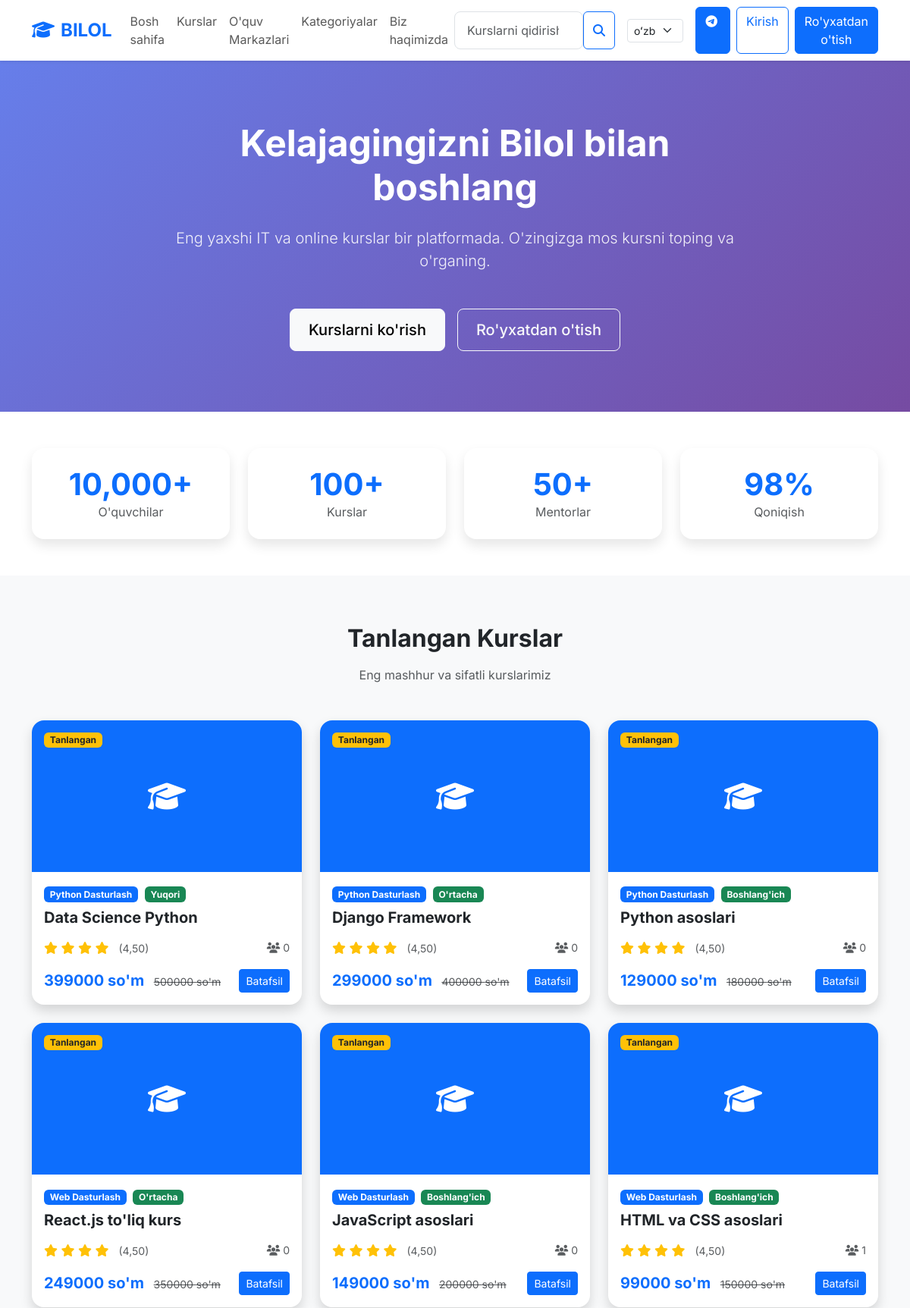
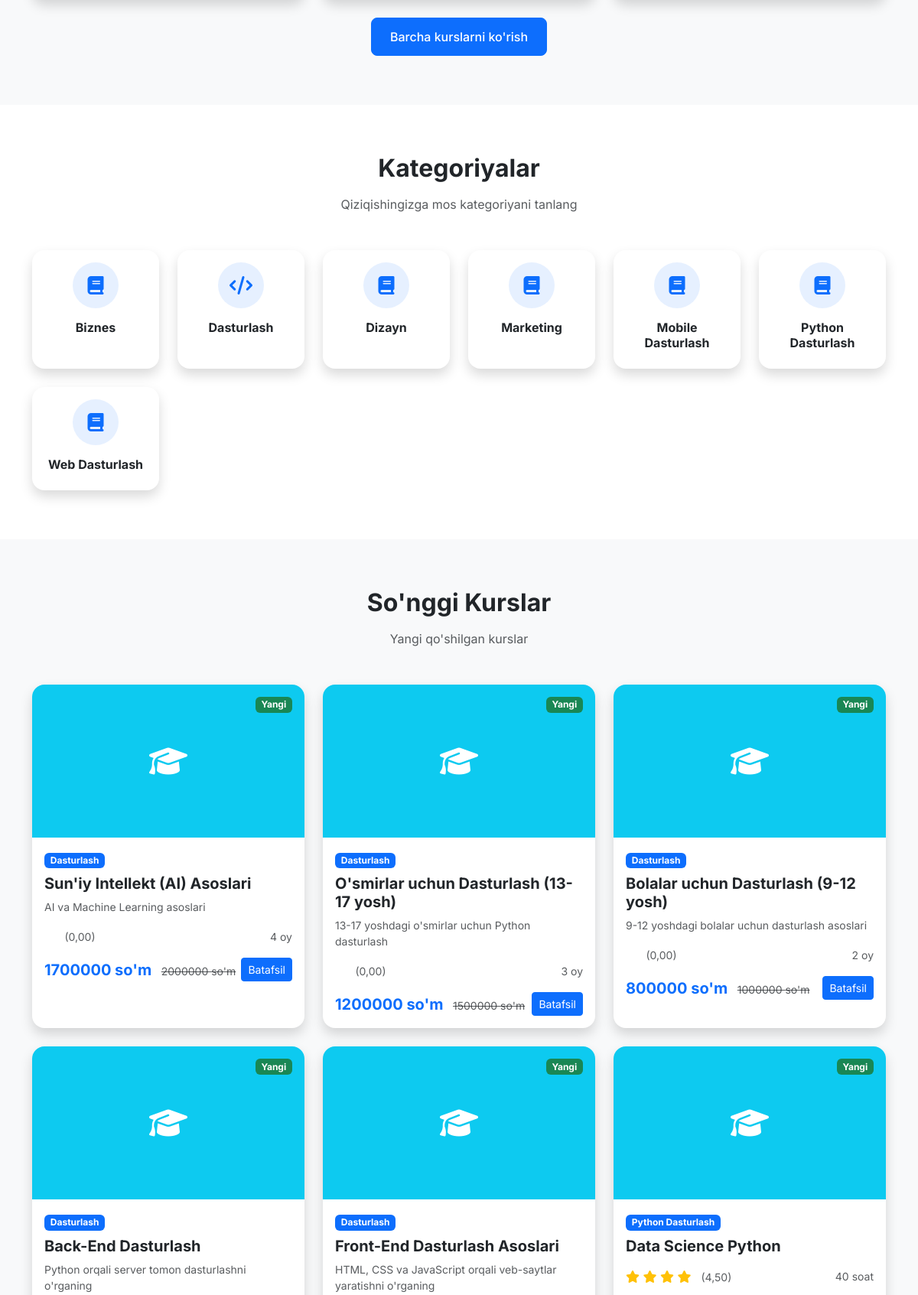
The page / (upper part) on the database its author committed (2 pictures, top to bottom).
### apps/courses/models.py (models this page shows, shortened)
class Course(models.Model):
    LEVEL_CHOICES = [
        ('beginner', 'Boshlang\'ich'),
        ('intermediate', 'O\'rtacha'),
        ('advanced', 'Yuqori'),
    ]
    title = models.CharField(max_length=300)
    slug = models.SlugField(unique=True)
    description = models.TextField()
    short_description = models.CharField(max_length=500)
    thumbnail = models.ImageField(upload_to='courses/thumbnails/')
    video_preview = models.FileField(upload_to='courses/previews/', blank=True, null=True)
    category = models.ForeignKey(Category, on_delete=models.CASCADE, related_name='courses')
    mentor = models.ForeignKey(settings.AUTH_USER_MODEL, on_delete=models.CASCADE, related_name='courses')
    price = models.DecimalField(max_digits=10, decimal_places=2)
    discount_price = models.DecimalField(max_digits=10, decimal_places=2, blank=True, null=True)
    level = models.CharField(max_length=20, choices=LEVEL_CHOICES, default='beginner')
    duration = models.CharField(max_length=100)  # e.g., "4 weeks", "2 months"
    total_hours = models.PositiveIntegerField(default=0)
    language = models.CharField(max_length=50, default='Uzbek')
    is_published = models.BooleanField(default=True)
    is_featured = models.BooleanField(default=False)
    students_count = models.PositiveIntegerField(default=0)
    rating = models.DecimalField(max_digits=3, decimal_places=2, default=0.00)
    reviews_count = models.PositiveIntegerField(default=0)
    created_at = models.DateTimeField(auto_now_add=True)
    updated_at = models.DateTimeField(auto_now=True)
    class Meta:
        verbose_name = 'Course'
        verbose_name_plural = 'Courses'
        ordering = ['-created_at']

class Category(models.Model):
    name = models.CharField(max_length=200)
    slug = models.SlugField(unique=True)
    description = models.TextField(blank=True, null=True)
    icon = models.CharField(max_length=100, blank=True, null=True)
    created_at = models.DateTimeField(auto_now_add=True)
    class Meta:
        verbose_name = 'Category'
        verbose_name_plural = 'Categories'
        ordering = ['name']

### apps/courses/views.py (the view)
# urls.py: path('', views.home_view, name='home'),
def home_view(request):
    featured_courses = Course.objects.filter(is_published=True, is_featured=True)[:6]
    latest_courses = Course.objects.filter(is_published=True).order_by('-created_at')[:6]
    categories = Category.objects.all()
    context = {
        'featured_courses': featured_courses,
        'latest_courses': latest_courses,
        'categories': categories,
    }
    return render(request, 'home.html', context)

### templates/home.html (shortened to what this page needs)
{% extends 'base.html' %}
{% load i18n %}
{% block content %}
<section class="hero-section">
    <div class="container">
        <div class="row justify-content-center text-center">
            <div class="col-lg-8">
                <h1 class="display-4 fw-bold mb-4">{% trans "Kelajagingizni Bilol bilan boshlang" %}</h1>
                <p class="lead mb-5">{% trans "Eng yaxshi IT va online kurslar bir platformada. O'zingizga mos kursni toping va o'rganing." %}</p>
                <div class="d-flex gap-3 justify-content-center flex-wrap">
                    <a href="{% url 'courses:list' %}" class="btn btn-light btn-lg btn-custom">{% trans "Kurslarni ko'rish" %}</a>
                    <a href="{% url 'accounts:register' %}" class="btn btn-outline-light btn-lg btn-custom">{% trans "Ro'yxatdan o'tish" %}</a>
                </div>
            </div>
        </div>
    </div>
</section>
<section class="py-5 bg-white">
    <div class="container">
        <div class="row g-4 text-center">
            <div class="col-6 col-md-3">
                <div class="stats-card">
                    <div class="display-6 fw-bold text-primary">10,000+</div>
                    <div class="text-muted">{% trans "O'quvchilar" %}</div>
                </div>
            </div>
            <div class="col-6 col-md-3">
                <div class="stats-card">
                    <div class="display-6 fw-bold text-primary">100+</div>
                    <div class="text-muted">{% trans "Kurslar" %}</div>
                </div>
            </div>
            <div class="col-6 col-md-3">
                <div class="stats-card">
                    <div class="display-6 fw-bold text-primary">50+</div>
                    <div class="text-muted">{% trans "Mentorlar" %}</div>
                </div>
            </div>
            <div class="col-6 col-md-3">
                <div class="stats-card">
                    <div class="display-6 fw-bold text-primary">98%</div>
                    <div class="text-muted">{% trans "Qoniqish" %}</div>
                </div>
            </div>
        </div>
    </div>
</section>
<section class="section-padding bg-light">
    <div class="container">
        <div class="text-center mb-5">
            <h2 class="fw-bold mb-3">{% trans "Tanlangan Kurslar" %}</h2>
            <p class="text-muted">{% trans "Eng mashhur va sifatli kurslarimiz" %}</p>
        </div>
        <div class="row g-4">
            {% for course in featured_courses %}
            <div class="col-md-6 col-lg-4">
                <div class="card card-custom h-100">
                    <div class="position-relative">
                        {% if course.thumbnail %}
                        <img src="{{ course.thumbnail.url }}" alt="{{ course.title }}" class="card-img-top course-card-img">
                        {% else %}
                        <div class="card-img-top course-card-img bg-primary d-flex align-items-center justify-content-center">
                            <i class="fas fa-graduation-cap text-white fs-1"></i>
                        </div>
                        {% endif %}
                        {% if course.is_featured %}
                        <span class="position-absolute top-0 start-0 m-3 badge bg-warning text-dark">{% trans "Tanlangan" %}</span>
                        {% endif %}
                    </div>
                    <div class="card-body">
                        <div class="mb-2">
                            <span class="badge bg-primary me-1">{{ course.category.name }}</span>
                            <span class="badge bg-success">{{ course.get_level_display }}</span>
                        </div>
                        <h5 class="card-title fw-bold mb-2">{{ course.title }}</h5>
                        <div class="d-flex justify-content-between align-items-center mb-3">
                            <div class="rating-stars">
                                {% for i in ''|center:5 %}
                                <i class="fas fa-star{% if forloop.counter > course.rating %}-o text-muted{% endif %}"></i>
                                {% endfor %}
                                <span class="ms-1 small text-muted">({{ course.rating }})</span>
                            </div>
                            <span class="small text-muted"><i class="fas fa-users me-1"></i>{{ course.students_count }}</span>
                        </div>
                        <div class="d-flex justify-content-between align-items-center">
                            <div>
                                {% if course.discount_price %}
                                <span class="fw-bold text-primary fs-5">{{ course.discount_price|floatformat:0 }} so'm</span>
                                <span class="text-decoration-line-through text-muted ms-2 small">{{ course.price|floatformat:0 }} so'm</span>
                                {% else %}
                                <span class="fw-bold text-primary fs-5">{{ course.price|floatformat:0 }} so'm</span>
                                {% endif %}
                            </div>
                            <a href="{% url 'courses:detail' course.slug %}" class="btn btn-primary btn-sm">{% trans "Batafsil" %}</a>
                        </div>
                    </div>
                </div>
            </div>
            {% empty %}
            <div class="col-12 text-center py-5">
                <p class="text-muted">{% trans "Hozircha tanlangan kurslar yo'q." %}</p>
            </div>
            {% endfor %}
        </div>
        <div class="text-center mt-4">
            <a href="{% url 'courses:list' %}" class="btn btn-primary btn-custom">{% trans "Barcha kurslarni ko'rish" %}</a>
        </div>
    </div>
</section>
<section id="categories" class="section-padding bg-white">
    <div class="container">
        <div class="text-center mb-5">
            <h2 class="fw-bold mb-3">{% trans "Kategoriyalar" %}</h2>
            <p class="text-muted">{% trans "Qiziqishingizga mos kategoriyani tanlang" %}</p>
        </div>
        <div class="row g-4">
            {% for category in categories %}
            <div class="col-6 col-md-4 col-lg-2">
                <a href="{% url 'courses:category' category.slug %}" class="text-decoration-none">
                    <div class="card card-custom text-center h-100">
                        <div class="card-body">
                            <div class="feature-icon bg-primary bg-opacity-10 text-primary mx-auto mb-3">
                                <i class="fas {{ category.icon|default:'fa-book' }}"></i>
                            </div>
                            <h6 class="fw-bold text-dark">{{ category.name }}</h6>
                        </div>
                    </div>
                </a>
            </div>
            {% empty %}
            <div class="col-12 text-center py-5">
                <p class="text-muted">{% trans "Kategoriyalar hozircha yo'q." %}</p>
            </div>
            {% endfor %}
        </div>
    </div>
</section>
<section class="section-padding bg-light">
    <div class="container">
        <div class="text-center mb-5">
            <h2 class="fw-bold mb-3">{% trans "So'nggi Kurslar" %}</h2>
            <p class="text-muted">{% trans "Yangi qo'shilgan kurslar" %}</p>
        </div>
        <div class="row g-4">
            {% for course in latest_courses %}
            <div class="col-md-6 col-lg-4">
                <div class="card card-custom h-100">
                    <div class="position-relative">
                        {% if course.thumbnail %}
                        <img src="{{ course.thumbnail.url }}" alt="{{ course.title }}" class="card-img-top course-card-img">
                        {% else %}
                        <div class="card-img-top course-card-img bg-info d-flex align-items-center justify-content-center">
                            <i class="fas fa-graduation-cap text-white fs-1"></i>
                        </div>
                        {% endif %}
                        <span class="position-absolute top-0 end-0 m-3 badge bg-success">{% trans "Yangi" %}</span>
                    </div>
                    <div class="card-body">
                        <div class="mb-2">
                            <span class="badge bg-primary">{{ course.category.name }}</span>
                        </div>
                        <h5 class="card-title fw-bold mb-2">{{ course.title }}</h5>
                        <p class="card-text text-muted small mb-3">{{ course.short_description|truncatewords:15 }}</p>
                        <div class="d-flex justify-content-between align-items-center mb-3">
                            <div class="rating-stars">
                                {% for i in ''|center:5 %}
                                <i class="fas fa-star{% if forloop.counter > course.rating %}-o text-muted{% endif %}"></i>
                                {% endfor %}
                                <span class="ms-1 small text-muted">({{ course.rating }})</span>
                            </div>
                            <span class="small text-muted">{{ course.duration }}</span>
                        </div>
                        <div class="d-flex justify-content-between align-items-center">
                            <div>
                                {% if course.discount_price %}
                                <span class="fw-bold text-primary fs-5">{{ course.discount_price|floatformat:0 }} so'm</span>
                                <span class="text-decoration-line-through text-muted ms-2 small">{{ course.price|floatformat:0 }} so'm</span>
                                {% else %}
                                <span class="fw-bold text-primary fs-5">{{ course.price|floatformat:0 }} so'm</span>
                                {% endif %}
                            </div>
                            <a href="{% url 'courses:detail' course.slug %}" class="btn btn-primary btn-sm">{% trans "Batafsil" %}</a>
                        </div>
                    </div>
                </div>
            </div>
            {% empty %}
            <div class="col-12 text-center py-5">
                <p class="text-muted">{% trans "Hozircha kurslar yo'q." %}</p>
            </div>
            {% endfor %}
        </div>
    </div>
</section>
{% endblock %}

### static/css/style.css (style rules this page uses)
:root { --primary-color: #0d6efd; --secondary-color: #6c757d; --success-color: #198754; --danger-color: #dc3545; --warning-color: #ffc107; --info-color: #0dcaf0; --light-color: #f8f9fa; --dark-color: #212529; }
body { font-family: 'Inter', sans-serif; background-color: #f8f9fa; }
.card-custom { border: none; border-radius: 1rem; box-shadow: 0 0.5rem 1rem rgba(0, 0, 0, 0.15); transition: transform 0.3s ease, box-shadow 0.3s ease; }
.hero-section { background: linear-gradient(135deg, #667eea 0%, #764ba2 100%); color: white; padding: 5rem 0; }
.hero-section h1 { font-size: 3rem; font-weight: 700; margin-bottom: 1.5rem; }
.hero-section p { font-size: 1.25rem; margin-bottom: 2rem; opacity: 0.9; }
.course-card-img { height: 200px; object-fit: cover; border-top-left-radius: 1rem; border-top-right-radius: 1rem; }
.rating-stars { color: #ffc107; }
.btn-custom { padding: 0.75rem 1.5rem; border-radius: 0.5rem; font-weight: 500; transition: all 0.3s ease; }
.section-padding { padding: 4rem 0; }
.feature-icon { width: 60px; height: 60px; border-radius: 50%; display: flex; align-items: center; justify-content: center; font-size: 1.5rem; }
.stats-card { background: white; border-radius: 1rem; padding: 1.5rem; box-shadow: 0 0.5rem 1rem rgba(0, 0, 0, 0.1); }
html { scroll-behavior: smooth; }

### rows shown on the page
Course: category.name "Python Dasturlash", level "Yuqori", title "Data Science Python", rating "4,50", students_count "0", discount_price "399000", price "500000", duration "40 soat"
Course: category.name "Python Dasturlash", level "O'rtacha", title "Django Framework", rating "4,50", students_count "0", discount_price "299000", price "400000"
Course: category.name "Python Dasturlash", level "Boshlang'ich", title "Python asoslari", rating "4,50", students_count "0", discount_price "129000", price "180000"
Course: category.name "Web Dasturlash", level "O'rtacha", title "React.js to'liq kurs", rating "4,50", students_count "0", discount_price "249000", price "350000"
Course: category.name "Web Dasturlash", level "Boshlang'ich", title "JavaScript asoslari", rating "4,50", students_count "0", discount_price "149000", price "200000"
Course: category.name "Web Dasturlash", level "Boshlang'ich", title "HTML va CSS asoslari", rating "4,50", students_count "1", discount_price "99000", price "150000"
Category: name "Biznes"
Category: name "Dasturlash"
Category: name "Dizayn"
Category: name "Marketing"
Category: name "Mobile Dasturlash"
Category: name "Python Dasturlash"
Category: name "Web Dasturlash"
Course: category.name "Dasturlash", title "Sun'iy Intellekt (AI) Asoslari", short_description "AI va Machine Learning asoslari", rating "0,00", duration "4 oy", discount_price "1700000", price "2000000"
Course: category.name "Dasturlash", title "O'smirlar uchun Dasturlash (13-17 yosh)", short_description "13-17 yoshdagi o'smirlar uchun Python dasturlash", rating "0,00", duration "3 oy", discount_price "1200000", price "1500000"
Course: category.name "Dasturlash", title "Bolalar uchun Dasturlash (9-12 yosh)", short_description "9-12 yoshdagi bolalar uchun dasturlash asoslari", rating "0,00", duration "2 oy", discount_price "800000", price "1000000"
Course: category.name "Dasturlash", title "Back-End Dasturlash", short_description "Python orqali server tomon dasturlashni o'rganing"
Course: category.name "Dasturlash", title "Front-End Dasturlash Asoslari", short_description "HTML, CSS va JavaScript orqali veb-saytlar yaratishni o'rganing"

### other values the page prints
form field language "oʻzbek tili"
